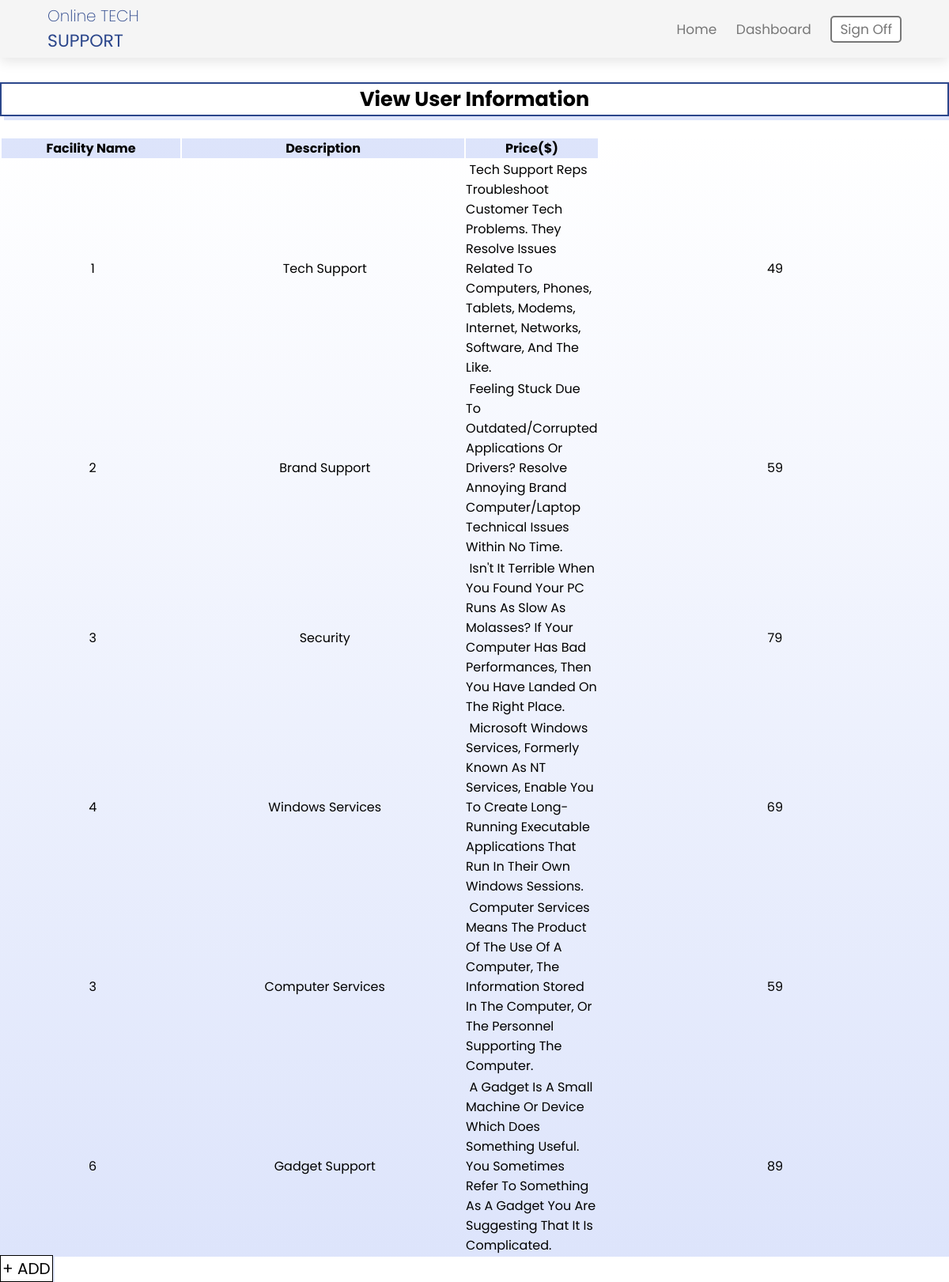
Page /Admin/add_facility.php (signed in) on the committed database.
### tables this page shows
CREATE TABLE IF NOT EXISTS `facility_info` (
  `facility_no` int NOT NULL,
  `facility_name` varchar(50) NOT NULL,
  `id` int NOT NULL AUTO_INCREMENT,
  `description` text NOT NULL,
  `price` int NOT NULL,
  PRIMARY KEY (`id`)
);

### Admin/add_facility.php (the view, shortened to what this page needs)
<?php
	$mess = "";
?>
<html>
<head>
	<link rel="stylesheet" href="style.css">
</head>
<body style="background-image: linear-gradient(to right,white, white, white);font-family:'Poppins',san-serif">
<header class="header">
<a href="#" class="logo"><span class="ln1">Online TECH</span><br><span class="ln2">SUPPORT</span> </a>
<nav class="navbar">
	<a href="index.php">Home</a>
	<a href="home.php">Dashboard</a>
	<a href="logoff.php" class="btn login">Sign Off</a>
</nav>
</header>
<br><br><br><br>
<h2 align="center" style="
    blue: #2b468b;
    light-blue: .5rem .5rem 0 #afc3ff;
    black: #444;
    light-color: #777;
    box-shadow: .5rem .5rem 0 rgba(84, 120, 236, 0.2);
    /* text-shadow: .4rem .4rem 0 rgba(0, 0, 0, .2); */
    border: .2rem solid var(
    --blue);
    border2: .2rem solid var(
    --black);
">View User Information</h2>
		<?php
			echo "$mess<br>";
		?>
<?php
	require_once("dbcon/dbcon.php");
	$query = "SELECT * FROM facility_info ORDER BY ID";
	$result=mysqli_query($con,$query);
	echo "<table height=30% border=1 width=100% style=
    background-image:linear-gradient(white,#5478ec33);color:black;border:white;>
\n";
	echo "
		<tr style=background-color:#5478ec33;>
		<th width='19%'>Facility Name</th>
		<th width='30%'>Description</th>
		<th width='10%'>Price($)</th>
		</tr>
		";
	while($myrow=mysqli_fetch_row($result))  {
		echo "<tr>";
		for($f=0;$f<mysqli_num_fields($result);$f++)  {
			if($f!=2){
			if($f!=3){
			echo "<td style=text-align:center;>&nbsp;".htmlspecialchars($myrow[$f]);
			}
			else{
				echo "<td>&nbsp;".htmlspecialchars($myrow[$f]);
			}
		}
	}
}
	echo "</table>\n";
	echo "<td width='10%' align='center'>"?>
		<a href='adding_facility.php' style="text-decoration:none;
		color: black;
		background-color: white;
		font-size:20px;
		box-shadow: 0.2rem 0.2rem 0 rgba(84, 120, 236, 0.2);
		border:.1rem solid black;
		padding:2px;">+ ADD</a><br>
</body>
</html>

### Admin/style.css (style rules this page uses)
body { background-image: linear-gradient(to right, white,#5478ec33);color:black;font-family:'Poppins',sans-serif;font-size:1.7rem; }
:root { --blue:#2b468b; --light-blue:.5rem .5rem 0 #afc3ff; --black:#444; --light-color:#777; --box-shadow:.5rem .5rem 0 rgba(84, 120, 236, 0.2); --text-shadow:.4rem .4rem 0 rgba(0, 0, 0, .2); --border:.2rem solid var(--blue); --border2:.2rem solid var(--light-color); }
* { font-family: 'Poppins', sans-serif; margin:0; padding: 0; box-sizing: border-box; outline: none; border: none; text-transform: capitalize; transition: all .2s ease-out; text-decoration: none; }
html { font-size: 62.5%; overflow-x: hidden; scroll-padding-top: 7rem; scroll-behavior: smooth; }
.btn { display: inline-block; margin-top: 1rem; padding: .5rem; padding-left: 1rem; border:var(--border); border-radius: .5rem; box-shadow: var(--box-shadow); color:var(--blue); cursor: pointer; font-size: 1.7rem; background: #fff; }
.header .navbar .btn { display: inline-block; margin-top: 0.1rem; padding: .2rem; padding-left: 1rem; padding-right: 1rem; border:var(--border2); border-radius: .5rem; box-shadow: none; color:var(--light-color); cursor: pointer; font-size: 1.7rem; background: #fff; }
header { padding:0.5rem 5%; position: fixed; top:0; left: 0; right: 0; z-index: 1000; box-shadow: 0 .5rem 1.5rem rgba(0, 0, 0, .1); display: flex; align-items: center; justify-content: space-between; background: #f5f5f5; }
.header .logo span { font-size: 2rem; font-weight: 200; vertical-align:top; color: #2b468b; }
.header .logo .ln2 { font-size: 2.2rem; font-weight: 400; vertical-align:top; }
.header .navbar a { font-size: 1.7rem; color: var(--light-color); margin-left: 2rem; }

### rows in the picture
facility_info: facility_no "1", facility_name "Tech Support", description "Tech Support Reps Troubleshoot Customer Tech Problems. They Resolve Issues Related To Computers, Phones, Tablets, Modems, Internet, Networks, Software, And The Like.", price "49"
facility_info: facility_no "2", facility_name "Brand Support", description "Feeling Stuck Due To Outdated/Corrupted Applications Or Drivers? Resolve Annoying Brand Computer/Laptop Technical Issues Within No Time.", price "59"
facility_info: facility_no "3", facility_name "Security", description "Isn't It Terrible When You Found Your PC Runs As Slow As Molasses? If Your Computer Has Bad Performances, Then You Have Landed On The Right Place.", price "79"
facility_info: facility_no "4", facility_name "Windows Services", description "Microsoft Windows Services, Formerly Known As NT Services, Enable You To Create Long-Running Executable Applications That Run In Their Own Windows Sessions.", price "69"
facility_info: facility_no "3", facility_name "Computer Services", description "Computer Services Means The Product Of The Use Of A Computer, The Information Stored In The Computer, Or The Personnel Supporting The Computer.", price "59"
facility_info: facility_no "6", facility_name "Gadget Support", description "A Gadget Is A Small Machine Or Device Which Does Something Useful. You Sometimes Refer To Something As A Gadget You Are Suggesting That It Is Complicated.", price "89"
